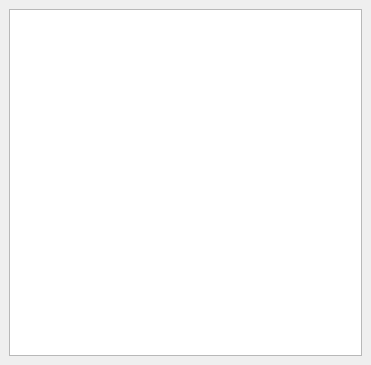
<?xml version="1.0" encoding="UTF-8"?>
<ui version="4.0">
 <class>ResourceLibrary</class>
 <widget class="QDockWidget" name="ResourceLibrary">
  <property name="geometry">
   <rect>
    <x>0</x>
    <y>0</y>
    <width>371</width>
    <height>365</height>
   </rect>
  </property>
  <property name="contextMenuPolicy">
   <enum>Qt::DefaultContextMenu</enum>
  </property>
  <property name="acceptDrops">
   <bool>true</bool>
  </property>
  <property name="features">
   <set>QDockWidget::AllDockWidgetFeatures</set>
  </property>
  <property name="allowedAreas">
   <set>Qt::AllDockWidgetAreas</set>
  </property>
  <property name="windowTitle">
   <string>Resource Library</string>
  </property>
  <widget class="QWidget" name="dockWidgetContents">
   <property name="minimumSize">
    <size>
     <width>100</width>
     <height>100</height>
    </size>
   </property>
   <layout class="QGridLayout" name="gridLayout">
    <item row="0" column="0">
     <widget class="QStackedWidget" name="stackedWidget">
      <property name="sizePolicy">
       <sizepolicy hsizetype="Expanding" vsizetype="Expanding">
        <horstretch>0</horstretch>
        <verstretch>0</verstretch>
       </sizepolicy>
      </property>
      <property name="contextMenuPolicy">
       <enum>Qt::CustomContextMenu</enum>
      </property>
      <property name="currentIndex">
       <number>1</number>
      </property>
      <widget class="QLabel" name="info">
       <property name="sizePolicy">
        <sizepolicy hsizetype="Expanding" vsizetype="Expanding">
         <horstretch>0</horstretch>
         <verstretch>0</verstretch>
        </sizepolicy>
       </property>
       <property name="autoFillBackground">
        <bool>false</bool>
       </property>
       <property name="frameShape">
        <enum>QFrame::NoFrame</enum>
       </property>
       <property name="text">
        <string>No resources available</string>
       </property>
       <property name="alignment">
        <set>Qt::AlignCenter</set>
       </property>
       <property name="wordWrap">
        <bool>true</bool>
       </property>
      </widget>
      <widget class="QTreeView" name="view">
       <property name="indentation">
        <number>5</number>
       </property>
       <property name="allColumnsShowFocus">
        <bool>true</bool>
       </property>
       <attribute name="headerVisible">
        <bool>false</bool>
       </attribute>
      </widget>
     </widget>
    </item>
   </layout>
  </widget>
 </widget>
 <resources/>
 <connections/>
</ui>
